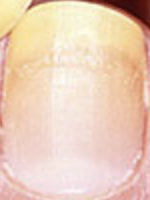
#> input picture input_image.png, 150 x 200 px
$ python detect_pale.py --image ../input_image.png
#> lines starting #> are read from the running program, lines starting #| are printed output that depends on the picture; after the words box and inside, x2 and y2 are one past the last pixel; in counts of white or black regions, pixels touching at a corner belong together
import numpy as np
import argparse
import cv2

#to run in terminal
ap = argparse.ArgumentParser()
ap.add_argument("-i", "--image", help = "path to the image")
args = vars(ap.parse_args())

image = cv2.imread(args["image"])
#> image is the input picture: shape (200, 150, 3); mean B, G, R 185.5, 206.3, 235

# color list of boundaries in BGR
boundaries = [
	([17, 15, 100], [50, 56, 200])
]

# loop over the boundaries
for (lower, upper) in boundaries:
	lower = np.array(lower, dtype = "uint8")
	upper = np.array(upper, dtype = "uint8")

	mask = cv2.inRange(image, lower, upper)
	output = cv2.bitwise_and(image, image, mask = mask)

#the following lines will write a file with the colours outlined above
	cv2.imwrite( "./output_files/nails_pale.jpg", np.hstack([output]))
	cv2.waitKey(0)
#> this loop made 1 pass
#> pass 1, `mask = cv2.inRange(image, lower, upper)`:
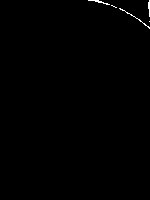
#> mask: shape (200, 150); 0.35% white in thin lines or dots, all inside (x1, y1, x2, y2) = (88, 0, 150, 29)
